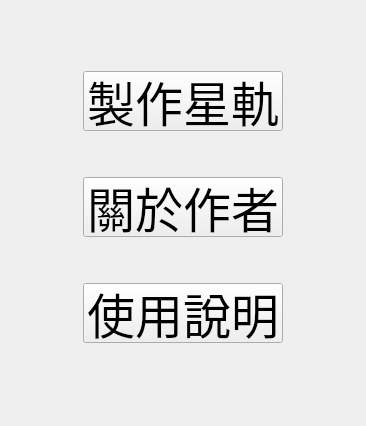
      <widget class="QWidget" name="Home">
       <property name="minimumSize">
        <size>
         <width>100</width>
         <height>50</height>
        </size>
       </property>
       <layout class="QHBoxLayout" name="horizontalLayout">
        <item>
         <layout class="QHBoxLayout" name="horizontalLayout_6">
          <property name="leftMargin">
           <number>12</number>
          </property>
          <property name="rightMargin">
           <number>12</number>
          </property>
          <property name="bottomMargin">
           <number>12</number>
          </property>
          <item>
           <spacer name="horizontalSpacer_5">
            <property name="orientation">
             <enum>Qt::Horizontal</enum>
            </property>
            <property name="sizeType">
             <enum>QSizePolicy::Preferred</enum>
            </property>
            <property name="sizeHint" stdset="0">
             <size>
              <width>40</width>
              <height>20</height>
             </size>
            </property>
           </spacer>
          </item>
          <item>
           <layout class="QVBoxLayout" name="verticalLayout">
            <property name="leftMargin">
             <number>20</number>
            </property>
            <property name="topMargin">
             <number>20</number>
            </property>
            <property name="rightMargin">
             <number>20</number>
            </property>
            <property name="bottomMargin">
             <number>20</number>
            </property>
            <item>
             <spacer name="verticalSpacer_4">
              <property name="orientation">
               <enum>Qt::Vertical</enum>
              </property>
              <property name="sizeHint" stdset="0">
               <size>
                <width>20</width>
                <height>40</height>
               </size>
              </property>
             </spacer>
            </item>
            <item>
             <widget class="QPushButton" name="upload">
              <property name="sizePolicy">
               <sizepolicy hsizetype="Minimum" vsizetype="Expanding">
                <horstretch>0</horstretch>
                <verstretch>0</verstretch>
               </sizepolicy>
              </property>
              <property name="maximumSize">
               <size>
                <width>300</width>
                <height>60</height>
               </size>
              </property>
              <property name="font">
               <font>
                <family>源泉圓體 M</family>
                <pointsize>36</pointsize>
               </font>
              </property>
              <property name="text">
               <string>製作星軌</string>
              </property>
             </widget>
            </item>
            <item>
             <spacer name="verticalSpacer_6">
              <property name="orientation">
               <enum>Qt::Vertical</enum>
              </property>
              <property name="sizeHint" stdset="0">
               <size>
                <width>20</width>
                <height>40</height>
               </size>
              </property>
             </spacer>
            </item>
            <item>
             <widget class="QPushButton" name="about">
              <property name="sizePolicy">
               <sizepolicy hsizetype="Minimum" vsizetype="Expanding">
                <horstretch>0</horstretch>
                <verstretch>0</verstretch>
               </sizepolicy>
              </property>
              <property name="maximumSize">
               <size>
                <width>300</width>
                <height>60</height>
               </size>
              </property>
              <property name="font">
               <font>
                <family>源泉圓體 M</family>
                <pointsize>36</pointsize>
               </font>
              </property>
              <property name="text">
               <string>關於作者</string>
              </property>
             </widget>
            </item>
            <item>
             <spacer name="verticalSpacer_8">
              <property name="orientation">
               <enum>Qt::Vertical</enum>
              </property>
              <property name="sizeHint" stdset="0">
               <size>
                <width>20</width>
                <height>40</height>
               </size>
              </property>
             </spacer>
            </item>
            <item>
             <widget class="QPushButton" name="discription">
              <property name="sizePolicy">
               <sizepolicy hsizetype="Minimum" vsizetype="Expanding">
                <horstretch>0</horstretch>
                <verstretch>0</verstretch>
               </sizepolicy>
              </property>
              <property name="maximumSize">
               <size>
                <width>300</width>
                <height>60</height>
               </size>
              </property>
              <property name="font">
               <font>
                <family>源泉圓體 M</family>
                <pointsize>36</pointsize>
               </font>
              </property>
              <property name="text">
               <string>使用說明</string>
              </property>
             </widget>
            </item>
            <item>
             <spacer name="verticalSpacer_5">
              <property name="orientation">
               <enum>Qt::Vertical</enum>
              </property>
              <property name="sizeHint" stdset="0">
               <size>
                <width>20</width>
                <height>40</height>
               </size>
              </property>
             </spacer>
            </item>
           </layout>
          </item>
          <item>
           <spacer name="horizontalSpacer_6">
            <property name="orientation">
             <enum>Qt::Horizontal</enum>
            </property>
            <property name="sizeType">
             <enum>QSizePolicy::Preferred</enum>
            </property>
            <property name="sizeHint" stdset="0">
             <size>
              <width>40</width>
              <height>20</height>
             </size>
            </property>
           </spacer>
          </item>
         </layout>
        </item>
       </layout>
      </widget>
